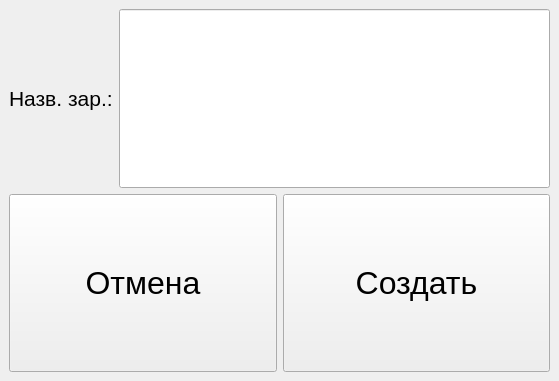
<?xml version="1.0" encoding="UTF-8"?>
<ui version="4.0">
 <class>DialogZar</class>
 <widget class="QMainWindow" name="DialogZar">
  <property name="geometry">
   <rect>
    <x>0</x>
    <y>0</y>
    <width>559</width>
    <height>381</height>
   </rect>
  </property>
  <property name="windowTitle">
   <string>dialog</string>
  </property>
  <widget class="QWidget" name="centralwidget">
   <layout class="QVBoxLayout" name="verticalLayout">
    <item>
     <layout class="QHBoxLayout" name="horizontalLayout">
      <item>
       <widget class="QLabel" name="label">
        <property name="font">
         <font>
          <pointsize>16</pointsize>
         </font>
        </property>
        <property name="text">
         <string>Назв. зар.:</string>
        </property>
       </widget>
      </item>
      <item>
       <widget class="QLineEdit" name="lineEdit">
        <property name="sizePolicy">
         <sizepolicy hsizetype="Expanding" vsizetype="Preferred">
          <horstretch>0</horstretch>
          <verstretch>0</verstretch>
         </sizepolicy>
        </property>
        <property name="font">
         <font>
          <pointsize>24</pointsize>
         </font>
        </property>
        <property name="maxLength">
         <number>10</number>
        </property>
       </widget>
      </item>
     </layout>
    </item>
    <item>
     <layout class="QHBoxLayout" name="horizontalLayout_3">
      <item>
       <widget class="QPushButton" name="pushButton_2">
        <property name="sizePolicy">
         <sizepolicy hsizetype="Expanding" vsizetype="Preferred">
          <horstretch>0</horstretch>
          <verstretch>0</verstretch>
         </sizepolicy>
        </property>
        <property name="font">
         <font>
          <pointsize>24</pointsize>
         </font>
        </property>
        <property name="text">
         <string>Отмена</string>
        </property>
       </widget>
      </item>
      <item>
       <widget class="QPushButton" name="pushButton">
        <property name="sizePolicy">
         <sizepolicy hsizetype="Expanding" vsizetype="Preferred">
          <horstretch>0</horstretch>
          <verstretch>0</verstretch>
         </sizepolicy>
        </property>
        <property name="font">
         <font>
          <pointsize>24</pointsize>
         </font>
        </property>
        <property name="text">
         <string>Создать</string>
        </property>
       </widget>
      </item>
     </layout>
    </item>
   </layout>
  </widget>
 </widget>
 <resources/>
 <connections/>
</ui>
